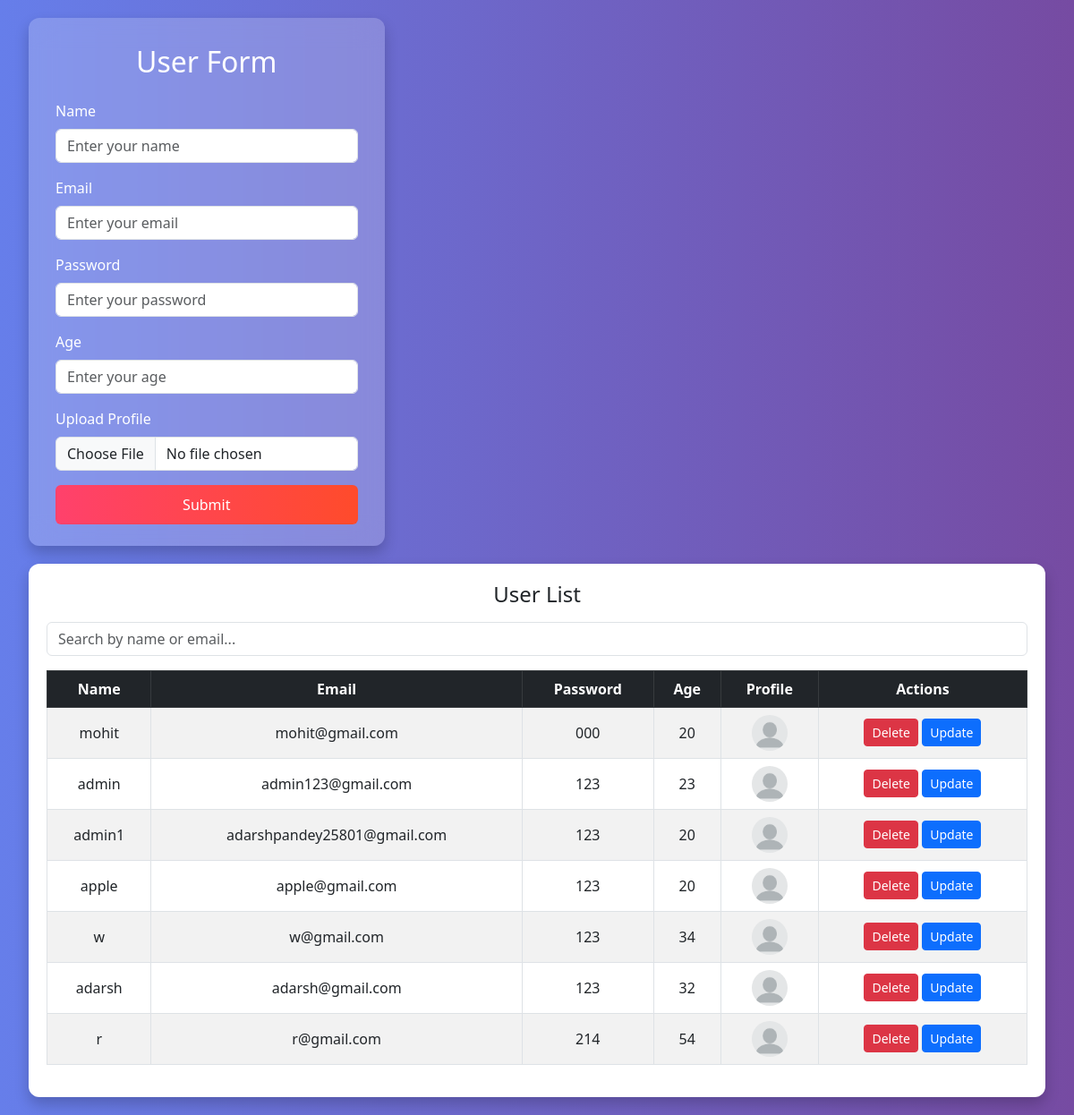
/userInsert/, run on the app's committed database.
### todo/models.py (models this page shows, shortened)
class User(models.Model):  # Class name should be PascalCase
    name = models.CharField(max_length=100)
    email = models.EmailField(unique=True)  # EmailField for validation
    password = models.CharField(max_length=100)
    age = models.IntegerField()
    profile = models.ImageField(upload_to='images/')
    uploaded_at = models.DateTimeField(auto_now_add=True)

### todo/views.py (the view, shortened to what this page needs)
# urls.py: path('userInsert/', userInsert,name="userInsert"),
def userInsert(request):
    data = User.objects.all()
    return render(request, 'insert.html', context={'data': data})

### templates/insert.html (shortened to what this page needs)
<!DOCTYPE html>
<html lang="en">
<head>
    <link href="https://cdn.jsdelivr.net/npm/bootstrap@5.3.0/dist/css/bootstrap.min.css" rel="stylesheet">
</head>
<body>
<div class="container">
    <div class="form-container text-white">
        <h2 class="text-center mb-4">User Form</h2>
        <form method="post" enctype="multipart/form-data">
            <div class="mb-3">
                <label for="name" class="form-label">Name</label>
                <input type="text" name="name" class="form-control" id="name" placeholder="Enter your name">
            </div>
            <div class="mb-3">
                <label for="email" class="form-label">Email</label>
                <input type="email" name="email" class="form-control" id="email" placeholder="Enter your email">
            </div>
            <div class="mb-3">
                <label for="password" class="form-label">Password</label>
                <input type="password" name="password" class="form-control" id="password" placeholder="Enter your password">
            </div>
            <div class="mb-3">
                <label for="age" class="form-label">Age</label>
                <input type="number" name="age" class="form-control" id="age" placeholder="Enter your age">
            </div>
            <div class="mb-3">
                <label for="image" class="form-label">Upload Profile</label>
                <input type="file" name="profile" class="form-control" id="image">
            </div>
            <button type="submit" class="btn btn-custom w-100 text-white">Submit</button>
        </form>
    </div>
    <div class="table-container">
        <h4 class="text-center mb-3">User List</h4>
        <div class="mb-3">
            <input type="text" id="searchInput" class="form-control" placeholder="Search by name or email...">
        </div>
        <table class="table table-bordered table-striped text-center align-middle">
            <thead class="table-dark">
                <tr>
                    <th>Name</th>
                    <th>Email</th>
                    <th>Password</th>
                    <th>Age</th>
                    <th>Profile</th>
                    <th>Actions</th>
                </tr>
            </thead>
            <tbody id="tableBody">
                {% for i in data %}
                <tr>
                    <td>{{ i.name }}</td>
                    <td>{{ i.email }}</td>
                    <td>{{ i.password }}</td>
                    <td>{{ i.age }}</td>
                    <td>
                        {% if i.profile %}
                            <img src="{{ i.profile.url }}" alt="Profile Image">
                        {% else %}
                            No Image
                        {% endif %}
                    </td>
                    <td>
                        <a href="{% url 'delete' i.id %}"
                        class="btn btn-danger btn-sm"
                        onclick="return confirm('Are you sure you want to delete this user?');">
                        Delete
                     </a>
                        <a href="{% url 'update' i.id %}" class="btn btn-primary btn-sm">Update</a>
                    </td>
                </tr>
                {% endfor %}
            </tbody>
        </table>
    </div>
</div>
</body>
</html>

### templates/insert.html (style rules this page uses)
body { background: linear-gradient(to right, #667eea, #764ba2); min-height: 100vh; display: flex; align-items: center; justify-content: center; padding: 20px; }
.container { max-width: 1200px; display: flex; gap: 20px; flex-wrap: wrap; }
.form-container { background: rgba(255, 255, 255, 0.2); backdrop-filter: blur(15px); padding: 30px; border-radius: 12px; box-shadow: 0 8px 16px rgba(0, 0, 0, 0.2); width: 35%; height: 590px; max-width: 450px; display: flex; flex-direction: column; justify-content: space-between; }
.table-container { background: white; padding: 20px; border-radius: 12px; box-shadow: 0 8px 16px rgba(0, 0, 0, 0.2); flex-grow: 1; }
.btn-custom { background: linear-gradient(to right, #ff416c, #ff4b2b); border: none; padding: 10px; font-size: 16px; transition: 0.3s; }
table img { width: 40px; height: 40px; border-radius: 50%; object-fit: cover; }

### data on the page
User: name "mohit", email "mohit@gmail.com", password "000", age "20", profile (picture)
User: name "admin", email "admin123@gmail.com", password "123", age "23", profile (picture)
User: name "admin1", email "adarshpandey25801@gmail.com", password "123", age "20", profile (picture)
User: name "apple", email "apple@gmail.com", password "123", age "20", profile (picture)
User: name "w", email "w@gmail.com", password "123", age "34", profile (picture)
User: name "adarsh", email "adarsh@gmail.com", password "123", age "32", profile (picture)
User: name "r", email "r@gmail.com", password "214", age "54", profile (picture)
